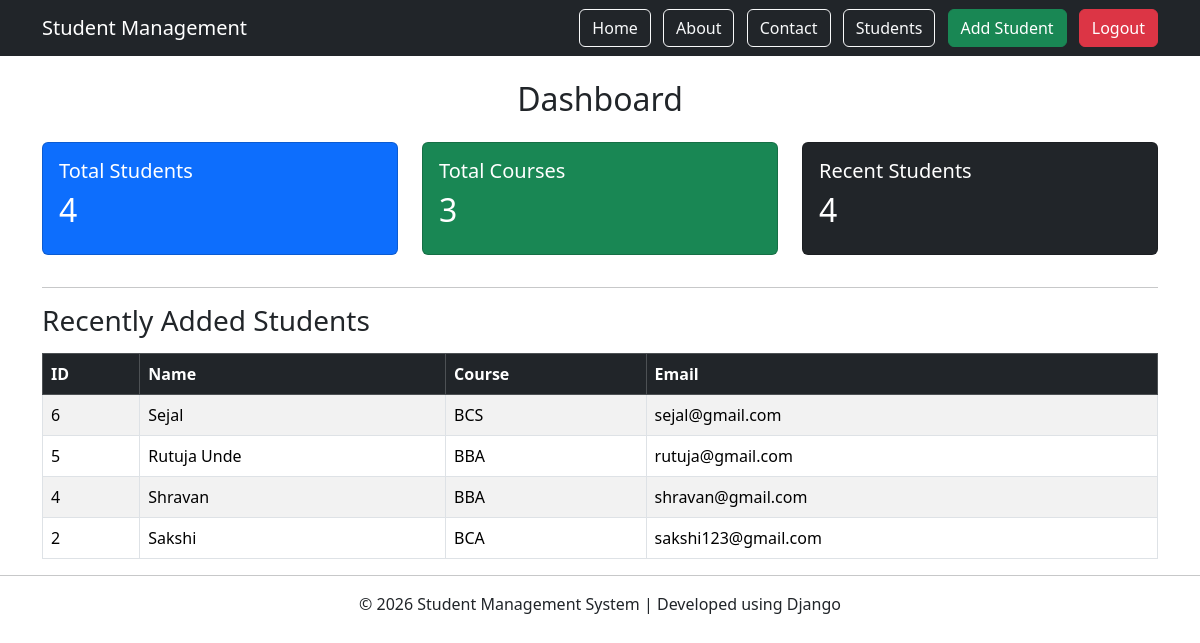
The app's page / (signed in) with its own data.
### student/models.py (models this page shows, shortened)
class Student(models.Model):
    name = models.CharField(max_length=100)
    course = models.CharField(max_length=50)
    email = models.EmailField()

### student/views.py (the view)
# urls.py: path('', views.home, name='home'),
def home(request):
    total_students = Student.objects.count()
    total_courses = Student.objects.values(
        'course'
    ).distinct().count()
    recent_students = Student.objects.order_by(
        '-id'
    )[:5]
    context = {
        'total_students': total_students,
        'total_courses': total_courses,
        'recent_students': recent_students,
    }
    return render(request, 'student/home.html', context)

### student/templates/student/home.html
{% extends 'student/base.html' %}
{% block content %}
<h2 class="mb-4 text-center">Dashboard</h2>
<div class="row">
    <div class="col-md-4">
        <div class="card text-white bg-primary mb-3">
            <div class="card-body">
                <h5 class="card-title">Total Students</h5>
                <h2>{{ total_students }}</h2>
            </div>
        </div>
    </div>
    <div class="col-md-4">
        <div class="card text-white bg-success mb-3">
            <div class="card-body">
                <h5 class="card-title">Total Courses</h5>
                <h2>{{ total_courses }}</h2>
            </div>
        </div>
    </div>
    <div class="col-md-4">
        <div class="card text-white bg-dark mb-3">
            <div class="card-body">
                <h5 class="card-title">Recent Students</h5>
                <h2>{{ recent_students|length }}</h2>
            </div>
        </div>
    </div>
</div>
<hr>
<h3 class="mb-3">Recently Added Students</h3>
<table class="table table-bordered table-striped">
    <thead class="table-dark">
        <tr>
            <th>ID</th>
            <th>Name</th>
            <th>Course</th>
            <th>Email</th>
        </tr>
    </thead>
    <tbody>
        {% for student in recent_students %}
        <tr>
            <td>{{ student.id }}</td>
            <td>{{ student.name }}</td>
            <td>{{ student.course }}</td>
            <td>{{ student.email }}</td>
        </tr>
        {% empty %}
        <tr>
            <td colspan="4" class="text-center">
                No Students Found
            </td>
        </tr>
        {% endfor %}
    </tbody>
</table>
{% endblock %}

### records on screen
Student: id "6", name "Sejal", course "BCS", email "sejal@gmail.com"
Student: id "5", name "Rutuja Unde", course "BBA", email "rutuja@gmail.com"
Student: id "4", name "Shravan", course "BBA", email "shravan@gmail.com"
Student: id "2", name "Sakshi", course "BCA", email "sakshi123@gmail.com"

### other values on screen
{{ total_students }} "4"
{{ total_courses }} "3"
{{ recent_students|length }} "4"
